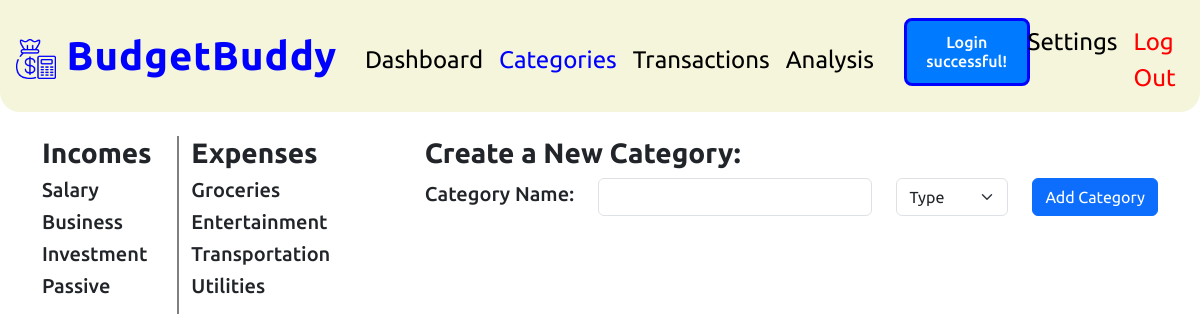
/categories (signed in), run on the app's committed database.
### tables this page shows
CREATE TABLE "categories" (
   category_id INTEGER PRIMARY KEY AUTOINCREMENT NOT NULL,
   user_id INTEGER,
   name TEXT NOT NULL, type text,
   FOREIGN KEY (user_id) REFERENCES users (user_id)
);

### app.py (the view, shortened to what this page needs)
@app.route("/categories", methods=["GET", "POST"])
@login_required
def categories():
    alert = session.pop("alert", None)
    user_id = session["user_id"]
    categories = db.execute("SELECT * FROM categories WHERE user_id = ?", user_id)
    return render_template("categories.html", categories=categories, active_page="categories", alert=alert)

### app.py (called while the page is built)
@app.after_request
def after_request(response):
    response.headers["Cache-Control"] = "no-cache, no-store, must-revalidate"
    response.headers["Expires"] = 0
    response.headers["Pragma"] = "no-cache"
    return response

### helpers.py (called while the page is built)
def login_required(f):
    @wraps(f)
    def decorated_function(*args, **kwargs):
        if session.get("user_id") is None:
            return render_template("welcome.html")
        return f(*args, **kwargs)
    return decorated_function

### templates/categories.html (shortened to what this page needs)
{% extends 'layout.html' %}
{% block main %}
<br>
<div class="container">
    <div class="row">
        <div class="col-auto">
            <div class="row">
                <div class="col-md-6 cutom-border-end" style="border-right: 2px solid grey;">
                    <h3><b>Incomes</b></h3>
                    <ul class="list-unstyled">
                        {% for category in categories %}
                            {% if category.type == 'Income' %}
                                <li><h5>{{ category.name }}</h5></li>
                            {% endif %}
                        {% endfor %}
                    </ul>
                </div>
                <div class="col-md-6">
                    <h3><b>Expenses</b></h3>
                    <ul class="list-unstyled">
                        {% for category in categories %}
                            {% if category.type == 'Expense' %}
                                <li><h5>{{ category.name }}</h5></li>
                            {% endif %}
                        {% endfor %}
                    </ul>
                </div>
            </div>
        </div>
        <div class="col-auto">
            <h3><b>Create a New Category:</b></h3>
                <form action="/categories" method="post">
                    <div class="mb-3 row">
                        <div class="col-auto">
                            <label for="category" class="form-label"><h5>Category Name:</h5></label>
                        </div>
                        <div class="col-auto">
                            <input type="text" class="form-control" id="add-category" name="add-category" required>
                        </div>
                        <div class="col-auto">
                            <select class="mb-4 form-select mx-auto w-auto" name="type" id="transactionType" required>
                                <option disabled="" selected="">Type</option>
                            </select>
                        </div>
                        <div class="col-auto">
                            <button type="submit" class="btn btn-primary">Add Category</button>
                        </div>
                    </div>
                </form>
        </div>
    </div>
</div>
{% endblock %}

### templates/layout.html (shortened to what this page needs)
<!DOCTYPE html>
<html lang="en">
<head>
    <link rel="stylesheet" href="/static/styles.css">
    <link href="https://cdn.jsdelivr.net/npm/bootstrap@5.3.1/dist/css/bootstrap.min.css" rel="stylesheet">
    <link href="https://cdn.jsdelivr.net/npm/remixicon@3.5.0/fonts/remixicon.css" rel="stylesheet">
    <link href="https://unpkg.com/boxicons@latest/css/boxicons.min.css" rel="stylesheet">
</head>
<body>
    <header>
        <nav class="navbar navbar-expand-md">
            <div class="container-fluid">
                <a class="navbar-brand" href="/dashboard"><h3 style="font-size: 40px;"><img width="40" height="40" src="/static/logo.png"> BudgetBuddy</h3></a>
                <div class="collapse navbar-collapse" id="navbarContent">
                    {% if session["user_id"] %}
                    <ul class="navbar-nav me-auto mt-2">
                        <li class="nav-item"><a class="nav-link {% if active_page == 'dashboard' %}active{% endif %}" href="/dashboard"><span>Dashboard</span></a></li>
                        <li class="nav-item"><a class="nav-link {% if active_page == 'categories' %}active{% endif %}" href="/categories"><span>Categories</span></a></li>
                        <li class="nav-item"><a class="nav-link {% if active_page == 'transactions' %}active{% endif %}" href="/transactions"><span>Transactions</span></a></li>
                        <li class="nav-item"><a class="nav-link {% if active_page == 'analysis' %}active{% endif %}" href="/analysis"><span>Analysis</span></a></li>
                    </ul>
                    <ul class="me-auto mt-2 text-center">
                        {% if alert %}
                            <div id="alert-div" class="alert-primary" style="padding-bottom: -50px; margin: -10px; justify-content: center; border: solid blue;" role="alert">
                                <span ><h6 style="margin-top: 2px;">{{ alert }}</h6></span>
                            </div>
                        {% endif %}
                    </ul>
                    <ul class="navbar-nav ms-auto mt-2">
                        <li class="nav-item"><a class="nav-link {% if active_page == 'settings' %}active{% endif %}" href="/settings"> <span>Settings</span></a></li>
                        <li class="nav-item"><a class="nav-link log-out" href="/logout"><span >Log Out</span> </a></li>
                    </ul>
                    {% endif %}
                </div>
            </div>
        </nav>
    </header>
    <main>
        {% block main %}{% endblock %}
    </main>
</body>
</html>

### static/styles.css (style rules this page uses)
* { margin: 0; padding: 0; font-family: 'Ubuntu', sans-serif; }
.settings, .analysis, .transactions, .container, .dashboard { font-size: 21px; }
.navbar { border-bottom-left-radius: 20px; border-bottom-right-radius: 20px; background-color: beige; }
.navbar .nav-link.active span { color: blue; }
.navbar h3 { color: blue; font-size: 22px; font-weight: bold; margin: 0; padding: 4px; letter-spacing: 1px; }
.navbar-brand h3 { font-size: 30px; }
.navbar li a { position: relative; font-size: 24px; color: black; text-decoration: none; }
.navbar li a::before { content: ""; position: absolute; bottom: -2px; left: 0; width: 0; height: 3px; background-color: #007bff; transition: width 0.18s ease-in; }
.navbar li a.log-out { color: red; }
.navbar li a.log-out::before { background-color: red; color:red; }
.container .row { display: flex; justify-content: space-between; }
.alert-primary { display: inline-block; padding: 4px 10px; padding-top: 10px; margin-bottom: -10px; background-color: #007bff; color: #fff; border-radius: 8px; animation: fadeIn 0.7s; }
.fade-out { animation: fadeOut 3s; }

### data on the page
categories: name "Salary"
categories: name "Business"
categories: name "Investment"
categories: name "Passive"
categories: name "Groceries"
categories: name "Entertainment"
categories: name "Transportation"
categories: name "Utilities"

### other printed values
{{ alert }} "Login successful!"
